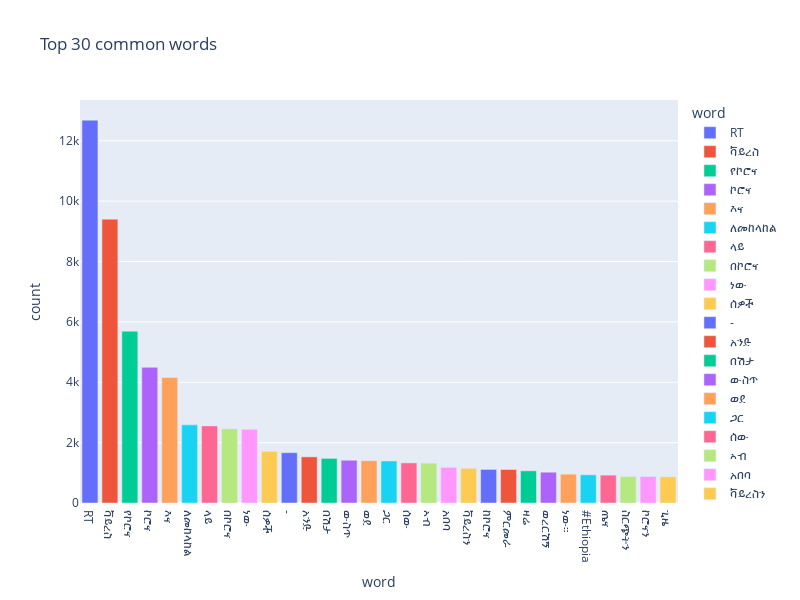

This figure's notebook cell:
### Code cell
fig = px.bar(top, x='word',y='count', orientation='v', width=800, height=600, 
             title="Top 30 common words",color='word')

fig.show()

### Figure 1 — Plotly figure (JSON) as saved in the notebook; plotly's stock layout.template omitted (floating-point values rounded to 4 significant figures)
{"data": [{"alignmentgroup": "True", "hovertemplate": "word=%{x}<br>count=%{y}<extra></extra>", "legendgroup": "RT", "marker": {"color": "#636efa"}, "name": "RT", "offsetgroup": "RT", "orientation": "v", "showlegend": true, "textposition": "auto", "type": "bar", "x": ["RT"], "xaxis": "x", "y": [12684], "yaxis": "y"}, {"alignmentgroup": "True", "hovertemplate": "word=%{x}<br>count=%{y}<extra></extra>", "legendgroup": "ቫይረስ", "marker": {"color": "#EF553B"}, "name": "ቫይረስ", "offsetgroup": "ቫይረስ", "orientation": "v", "showlegend": true, "textposition": "auto", "type": "bar", "x": ["ቫይረስ"], "xaxis": "x", "y": [9404], "yaxis": "y"}, {"alignmentgroup": "True", "hovertemplate": "word=%{x}<br>count=%{y}<extra></extra>", "legendgroup": "የኮሮና", "marker": {"color": "#00cc96"}, "name": "የኮሮና", "offsetgroup": "የኮሮና", "orientation": "v", "showlegend": true, "textposition": "auto", "type": "bar", "x": ["የኮሮና"], "xaxis": "x", "y": [5692], "yaxis": "y"}, {"alignmentgroup": "True", "hovertemplate": "word=%{x}<br>count=%{y}<extra></extra>", "legendgroup": "ኮሮና", "marker": {"color": "#ab63fa"}, "name": "ኮሮና", "offsetgroup": "ኮሮና", "orientation": "v", "showlegend": true, "textposition": "auto", "type": "bar", "x": ["ኮሮና"], "xaxis": "x", "y": [4494], "yaxis": "y"}, {"alignmentgroup": "True", "hovertemplate": "word=%{x}<br>count=%{y}<extra></extra>", "legendgroup": "እና", "marker": {"color": "#FFA15A"}, "name": "እና", "offsetgroup": "እና", "orientation": "v", "showlegend": true, "textposition": "auto", "type": "bar", "x": ["እና"], "xaxis": "x", "y": [4157], "yaxis": "y"}, {"alignmentgroup": "True", "hovertemplate": "word=%{x}<br>count=%{y}<extra></extra>", "legendgroup": "ለመከላከል", "marker": {"color": "#19d3f3"}, "name": "ለመከላከል", "offsetgroup": "ለመከላከል", "orientation": "v", "showlegend": true, "textposition": "auto", "type": "bar", "x": ["ለመከላከል"], "xaxis": "x", "y": [2590], "yaxis": "y"}, {"alignmentgroup": "True", "hovertemplate": "word=%{x}<br>count=%{y}<extra></extra>", "legendgroup": "ላይ", "marker": {"color": "#FF6692"}, "name": "ላይ", "offsetgroup": "ላይ", "orientation": "v", "showlegend": true, "textposition": "auto", "type": "bar", "x": ["ላይ"], "xaxis": "x", "y": [2555], "yaxis": "y"}, {"alignmentgroup": "True", "hovertemplate": "word=%{x}<br>count=%{y}<extra></extra>", "legendgroup": "በኮሮና", "marker": {"color": "#B6E880"}, "name": "በኮሮና", "offsetgroup": "በኮሮና", "orientation": "v", "showlegend": true, "textposition": "auto", "type": "bar", "x": ["በኮሮና"], "xaxis": "x", "y": [2461], "yaxis": "y"}, {"alignmentgroup": "True", "hovertemplate": "word=%{x}<br>count=%{y}<extra></extra>", "legendgroup": "ነው", "marker": {"color": "#FF97FF"}, "name": "ነው", "offsetgroup": "ነው", "orientation": "v", "showlegend": true, "textposition": "auto", "type": "bar", "x": ["ነው"], "xaxis": "x", "y": [2442], "yaxis": "y"}, {"alignmentgroup": "True", "hovertemplate": "word=%{x}<br>count=%{y}<extra></extra>", "legendgroup": "ሰዎች", "marker": {"color": "#FECB52"}, "name": "ሰዎች", "offsetgroup": "ሰዎች", "orientation": "v", "showlegend": true, "textposition": "auto", "type": "bar", "x": ["ሰዎች"], "xaxis": "x", "y": [1711], "yaxis": "y"}, {"alignmentgroup": "True", "hovertemplate": "word=%{x}<br>count=%{y}<extra></extra>", "legendgroup": "-", "marker": {"color": "#636efa"}, "name": "-", "offsetgroup": "-", "orientation": "v", "showlegend": true, "textposition": "auto", "type": "bar", "x": ["-"], "xaxis": "x", "y": [1667], "yaxis": "y"}, {"alignmentgroup": "True", "hovertemplate": "word=%{x}<br>count=%{y}<extra></extra>", "legendgroup": "አንድ", "marker": {"color": "#EF553B"}, "name": "አንድ", "offsetgroup": "አንድ", "orientation": "v", "showlegend": true, "textposition": "auto", "type": "bar", "x": ["አንድ"], "xaxis": "x", "y": [1530], "yaxis": "y"}, {"alignmentgroup": "True", "hovertemplate": "word=%{x}<br>count=%{y}<extra></extra>", "legendgroup": "በሽታ", "marker": {"color": "#00cc96"}, "name": "በሽታ", "offsetgroup": "በሽታ", "orientation": "v", "showlegend": true, "textposition": "auto", "type": "bar", "x": ["በሽታ"], "xaxis": "x", "y": [1478], "yaxis": "y"}, {"alignmentgroup": "True", "hovertemplate": "word=%{x}<br>count=%{y}<extra></extra>", "legendgroup": "ውስጥ", "marker": {"color": "#ab63fa"}, "name": "ውስጥ", "offsetgroup": "ውስጥ", "orientation": "v", "showlegend": true, "textposition": "auto", "type": "bar", "x": ["ውስጥ"], "xaxis": "x", "y": [1417], "yaxis": "y"}, {"alignmentgroup": "True", "hovertemplate": "word=%{x}<br>count=%{y}<extra></extra>", "legendgroup": "ወደ", "marker": {"color": "#FFA15A"}, "name": "ወደ", "offsetgroup": "ወደ", "orientation": "v", "showlegend": true, "textposition": "auto", "type": "bar", "x": ["ወደ"], "xaxis": "x", "y": [1401], "yaxis": "y"}, {"alignmentgroup": "True", "hovertemplate": "word=%{x}<br>count=%{y}<extra></extra>", "legendgroup": "ጋር", "marker": {"color": "#19d3f3"}, "name": "ጋር", "offsetgroup": "ጋር", "orientation": "v", "showlegend": true, "textposition": "auto", "type": "bar", "x": ["ጋር"], "xaxis": "x", "y": [1393], "yaxis": "y"}, {"alignmentgroup": "True", "hovertemplate": "word=%{x}<br>count=%{y}<extra></extra>", "legendgroup": "ሰው", "marker": {"color": "#FF6692"}, "name": "ሰው", "offsetgroup": "ሰው", "orientation": "v", "showlegend": true, "textposition": "auto", "type": "bar", "x": ["ሰው"], "xaxis": "x", "y": [1329], "yaxis": "y"}, {"alignmentgroup": "True", "hovertemplate": "word=%{x}<br>count=%{y}<extra></extra>", "legendgroup": "ኣብ", "marker": {"color": "#B6E880"}, "name": "ኣብ", "offsetgroup": "ኣብ", "orientation": "v", "showlegend": true, "textposition": "auto", "type": "bar", "x": ["ኣብ"], "xaxis": "x", "y": [1323], "yaxis": "y"}, {"alignmentgroup": "True", "hovertemplate": "word=%{x}<br>count=%{y}<extra></extra>", "legendgroup": "አበባ", "marker": {"color": "#FF97FF"}, "name": "አበባ", "offsetgroup": "አበባ", "orientation": "v", "showlegend": true, "textposition": "auto", "type": "bar", "x": ["አበባ"], "xaxis": "x", "y": [1181], "yaxis": "y"}, {"alignmentgroup": "True", "hovertemplate": "word=%{x}<br>count=%{y}<extra></extra>", "legendgroup": "ቫይረስን", "marker": {"color": "#FECB52"}, "name": "ቫይረስን", "offsetgroup": "ቫይረስን", "orientation": "v", "showlegend": true, "textposition": "auto", "type": "bar", "x": ["ቫይረስን"], "xaxis": "x", "y": [1150], "yaxis": "y"}, {"alignmentgroup": "True", "hovertemplate": "word=%{x}<br>count=%{y}<extra></extra>", "legendgroup": "ከኮሮና", "marker": {"color": "#636efa"}, "name": "ከኮሮና", "offsetgroup": "ከኮሮና", "orientation": "v", "showlegend": true, "textposition": "auto", "type": "bar", "x": ["ከኮሮና"], "xaxis": "x", "y": [1113], "yaxis": "y"}, {"alignmentgroup": "True", "hovertemplate": "word=%{x}<br>count=%{y}<extra></extra>", "legendgroup": "ምርመራ", "marker": {"color": "#EF553B"}, "name": "ምርመራ", "offsetgroup": "ምርመራ", "orientation": "v", "showlegend": true, "textposition": "auto", "type": "bar", "x": ["ምርመራ"], "xaxis": "x", "y": [1110], "yaxis": "y"}, {"alignmentgroup": "True", "hovertemplate": "word=%{x}<br>count=%{y}<extra></extra>", "legendgroup": "ዛሬ", "marker": {"color": "#00cc96"}, "name": "ዛሬ", "offsetgroup": "ዛሬ", "orientation": "v", "showlegend": true, "textposition": "auto", "type": "bar", "x": ["ዛሬ"], "xaxis": "x", "y": [1066], "yaxis": "y"}, {"alignmentgroup": "True", "hovertemplate": "word=%{x}<br>count=%{y}<extra></extra>", "legendgroup": "ወረርሽኝ", "marker": {"color": "#ab63fa"}, "name": "ወረርሽኝ", "offsetgroup": "ወረርሽኝ", "orientation": "v", "showlegend": true, "textposition": "auto", "type": "bar", "x": ["ወረርሽኝ"], "xaxis": "x", "y": [1020], "yaxis": "y"}, {"alignmentgroup": "True", "hovertemplate": "word=%{x}<br>count=%{y}<extra></extra>", "legendgroup": "ነው።", "marker": {"color": "#FFA15A"}, "name": "ነው።", "offsetgroup": "ነው።", "orientation": "v", "showlegend": true, "textposition": "auto", "type": "bar", "x": ["ነው።"], "xaxis": "x", "y": [955], "yaxis": "y"}, {"alignmentgroup": "True", "hovertemplate": "word=%{x}<br>count=%{y}<extra></extra>", "legendgroup": "#Ethiopia", "marker": {"color": "#19d3f3"}, "name": "#Ethiopia", "offsetgroup": "#Ethiopia", "orientation": "v", "showlegend": true, "textposition": "auto", "type": "bar", "x": ["#Ethiopia"], "xaxis": "x", "y": [935], "yaxis": "y"}, {"alignmentgroup": "True", "hovertemplate": "word=%{x}<br>count=%{y}<extra></extra>", "legendgroup": "ጤና", "marker": {"color": "#FF6692"}, "name": "ጤና", "offsetgroup": "ጤና", "orientation": "v", "showlegend": true, "textposition": "auto", "type": "bar", "x": ["ጤና"], "xaxis": "x", "y": [924], "yaxis": "y"}, {"alignmentgroup": "True", "hovertemplate": "word=%{x}<br>count=%{y}<extra></extra>", "legendgroup": "ስርጭትን", "marker": {"color": "#B6E880"}, "name": "ስርጭትን", "offsetgroup": "ስርጭትን", "orientation": "v", "showlegend": true, "textposition": "auto", "type": "bar", "x": ["ስርጭትን"], "xaxis": "x", "y": [879], "yaxis": "y"}, {"alignmentgroup": "True", "hovertemplate": "word=%{x}<br>count=%{y}<extra></extra>", "legendgroup": "ኮሮናን", "marker": {"color": "#FF97FF"}, "name": "ኮሮናን", "offsetgroup": "ኮሮናን", "orientation": "v", "showlegend": true, "textposition": "auto", "type": "bar", "x": ["ኮሮናን"], "xaxis": "x", "y": [876], "yaxis": "y"}, {"alignmentgroup": "True", "hovertemplate": "word=%{x}<br>count=%{y}<extra></extra>", "legendgroup": "ጊዜ", "marker": {"color": "#FECB52"}, "name": "ጊዜ", "offsetgroup": "ጊዜ", "orientation": "v", "showlegend": true, "textposition": "auto", "type": "bar", "x": ["ጊዜ"], "xaxis": "x", "y": [870], "yaxis": "y"}], "layout": {"barmode": "relative", "height": 600, "legend": {"title": {"text": "word"}, "tracegroupgap": 0}, "title": {"text": "Top 30 common words"}, "width": 800, "xaxis": {"anchor": "y", "categoryarray": ["RT", "ቫይረስ", "የኮሮና", "ኮሮና", "እና", "ለመከላከል", "ላይ", "በኮሮና", "ነው", "ሰዎች", "-", "አንድ", "በሽታ", "ውስጥ", "ወደ", "ጋር", "ሰው", "ኣብ", "አበባ", "ቫይረስን", "ከኮሮና", "ምርመራ", "ዛሬ", "ወረርሽኝ", "ነው።", "#Ethiopia", "ጤና", "ስርጭትን", "ኮሮናን", "ጊዜ"], "categoryorder": "array", "domain": [0, 1], "title": {"text": "word"}}, "yaxis": {"anchor": "x", "domain": [0, 1], "title": {"text": "count"}}}}
